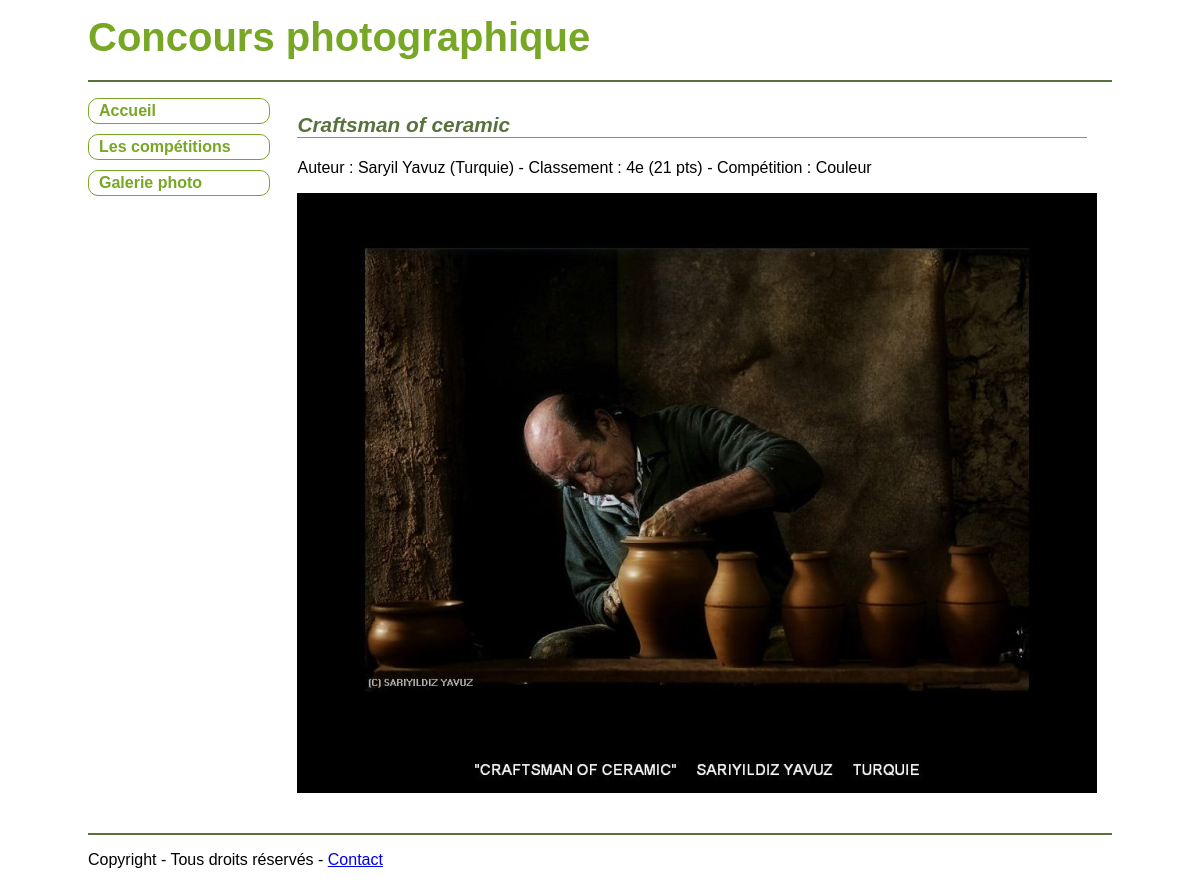
The page /index.php/C_photo/detail/5 on the database its author committed.
### tables this page shows
CREATE TABLE `photo` (
  `ID` int(11) NOT NULL,
  `competitionID` int(11) NOT NULL,
  `concurrentID` int(11) NOT NULL,
  `Titre` varchar(255) DEFAULT NULL,
  `NomFichier` varchar(255) NOT NULL,
  `OrdreProjection` int(10) DEFAULT NULL,
  `Total` float DEFAULT NULL,
  `Classement` int(10) DEFAULT NULL
);

CREATE TABLE `concurrent` (
  `ID` int(11) NOT NULL,
  `Nom` varchar(255) NOT NULL,
  `Prenom` varchar(255) DEFAULT NULL,
  `Pays` varchar(255) DEFAULT NULL
);

CREATE TABLE `competition` (
  `ID` int(11) NOT NULL,
  `Nom` varchar(255) NOT NULL,
  `DossierStockage` varchar(255) DEFAULT NULL,
  `Date` date DEFAULT NULL
);

### application/controllers/C_photo.php (called while the page is built, shortened)
<?php
class C_photo extends CI_Controller {
    private $data;
    public function __construct() {
        $this->load->helper("url");
        $this->load->model("M_photo");
    }
    public function detail() {
        $param = $this->uri->segment("3");
        if (isset($param)) {
            $this->data["photo"] = $this->M_photo->select_detail_by_id($param)[0];
            $page["contenu"] = $this->load->view('photos/V_detail_photo', $this->data, true);
            $this->load->view("commun/V_template.php", $page);
        } else {
            $this->index();
        }
    }
}

### index.php (called while the page is built, shortened)
<?php
require_once BASEPATH.'core/CodeIgniter.php';

### application/models/M_photo.php (called while the page is built, shortened)
<?php
class M_photo extends CI_Model {
    public function select_detail_by_id($id) {
        $query = $this->db->select("photo.ID, photo.competitionID, photo.concurrentID, photo.Titre, photo.NomFichier, photo.OrdreProjection, photo.Total, photo.Classement, concurrent.Nom, concurrent.Prenom, concurrent.Pays, competition.Nom as cNom")
                ->from("competition,photo,concurrent")
                ->where("competition.ID = photo.competitionID")
                ->where("photo.concurrentID = concurrent.ID")
                ->where("photo.ID", $id)
                ->order_by("photo.Classement")
                ->get();
        $resultats = $query->result_array();
        return $resultats;
    }
}

### application/views/photos/V_detail_photo.php (the view, shortened to what this page needs)
<article>
    <h1><?php echo $photo["Titre"]; ?></h1>
    <p>Auteur : <?php echo $photo["Nom"]." ".$photo["Prenom"]." (".$photo["Pays"].") - Classement : ".$photo["Classement"]."e (".$photo["Total"]." pts) - Compétition : ".$photo["cNom"]; ?></p>
    <p><img src="<?php echo base_url("assets/images/")."/".$photo["cNom"]."/".$photo["NomFichier"];?>" alt="Concours"  /></p>
</article>

### assets/css/styles.css (style rules this page uses)
body { font-family: Arial, Verdana, sans-serif; font-size: 1em; color: black; background-color: white; margin: 0px; padding: 0px; }
article { padding: 10px 5px 10px 5px; clear: both; margin-bottom: 10px; }
article h1 { color: rgb(89,114,60); font-size: 1.3em; font-style: italic; border-bottom: 1px solid rgb(119,167,36); }
p { text-align: justify; }

### rows shown on the page
photo: Titre "Craftsman of ceramic", concurrentID.Nom "Saryil", concurrentID.Prenom "Yavuz", concurrentID.Pays "Turquie", Classement "4", Total "21", competitionID.Nom "Couleur", competitionID+NomFichier (picture)
